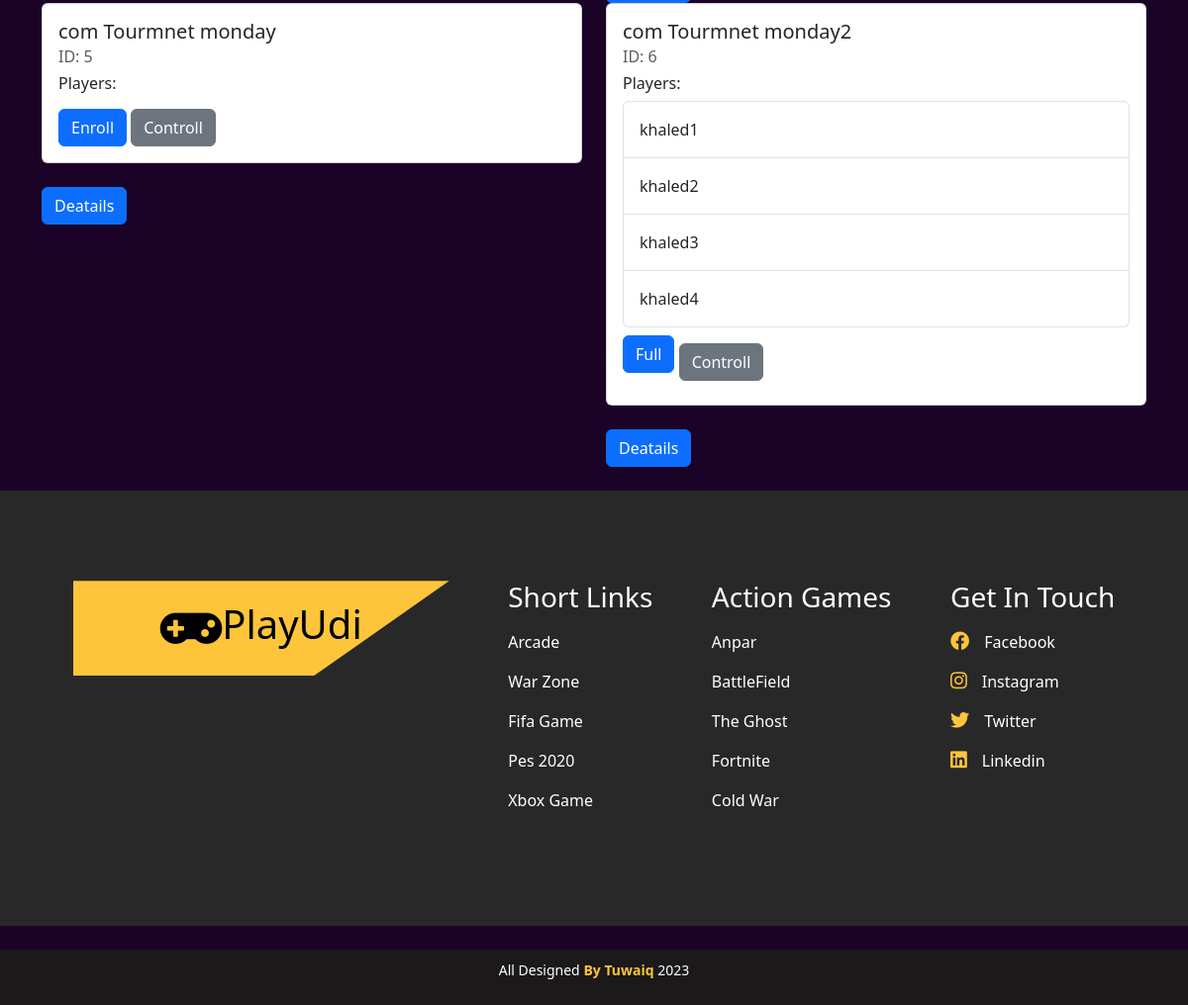
/tournaments/ (lower part), run on an earlier commit of the app's database.
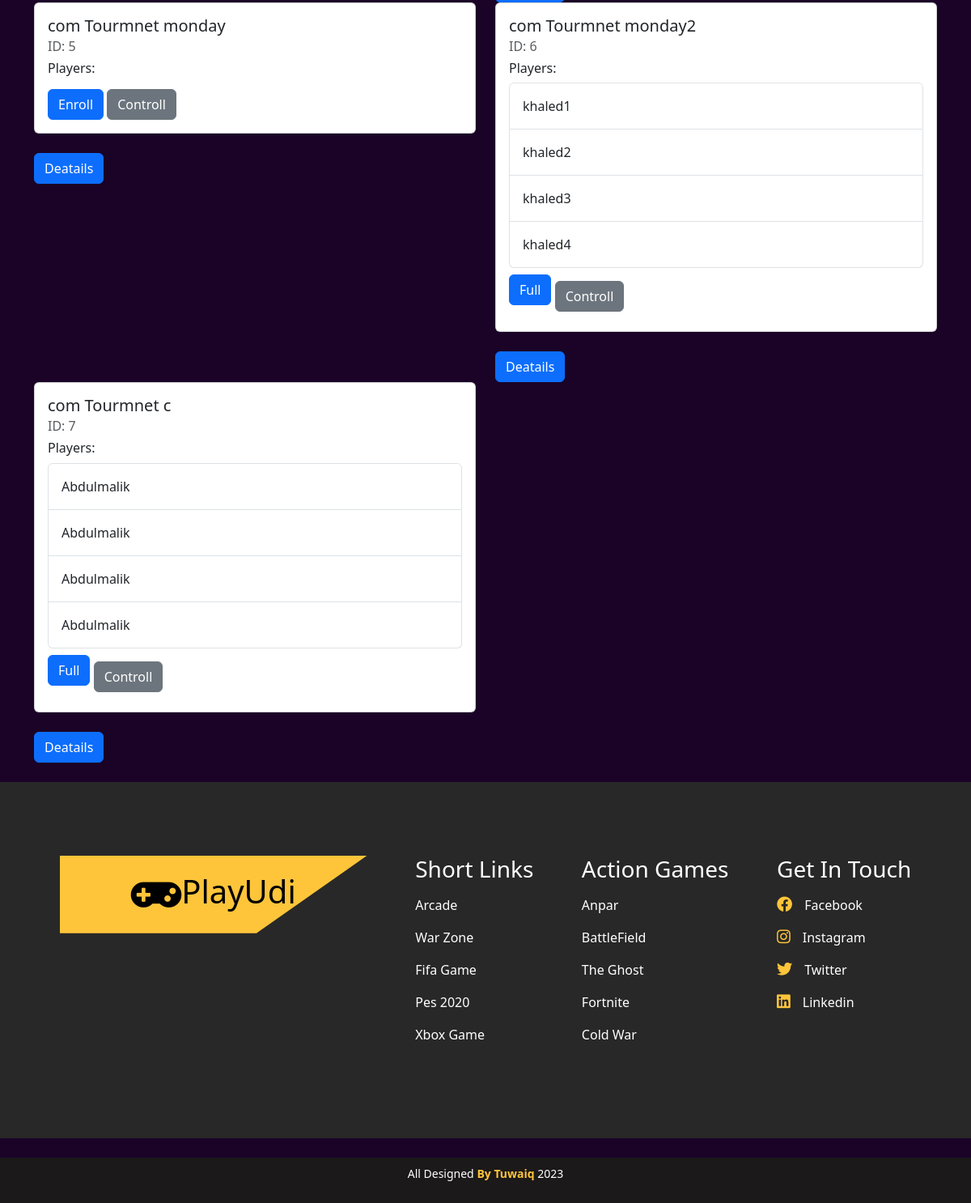
And on a later commit of the database.
### tournament/models.py (models this page shows, shortened)
class Tournament(models.Model):
    user_choices = ((4, "4"), (8, "8"),(16,'16'),(32,'32'))
    user_choices_games = ((1, "Chess"), (2, "Takken"),(3,'x&o'),(4,'Call Of Duty'),(5,'FIFA24'))
    user_choices_trophy = ((100, "Bronze"), (200, "Sliver"),(300,'Gold'))
    name = models.CharField(max_length=100)
    number_of_players = models.IntegerField(choices=user_choices, default=1)
    game = models.IntegerField(choices=user_choices_games, default=1)
    trophy_for_tournament = models.IntegerField(choices=user_choices_trophy, default=1000)
    owner = models.ForeignKey(Profile, on_delete=models.CASCADE, related_name='owned_tournaments')
    winner = models.ForeignKey(Profile, on_delete=models.CASCADE, related_name='won_tournament', null=True, blank=True, default=None)

class TournamentPlayers(models.Model):
    tournament=models.ForeignKey(Tournament,on_delete=models.CASCADE)
    player=models.ForeignKey(Profile,on_delete=models.CASCADE)

class Profile(models.Model):
    user_choices = (("1", "user"), ("2", "company"))
    user_ranks = (("nor", "Normal"),("pro", "Professional"), ('master', "Master"))
    user = models.OneToOneField(User, on_delete=models.CASCADE)
    bio=models.TextField(default="Player")
    birth_date = models.DateField(default="2000-10-10")
    avatar = models.ImageField(upload_to="images/", default="images/default.png")
    states = models.CharField(max_length=160,choices=user_choices, default="1")
    points = models.IntegerField(default=0)
    user_rank = models.CharField(max_length=160,choices=user_ranks, default="1")

### tournament/views.py (the view)
# urls.py: path("", views.tournament_view, name="tournament_view"),
def tournament_view(request: HttpRequest):
    tournaments=Tournament.objects.all()
    return render(request, 'tournament/tournaments_home.html',{'tournaments':tournaments})

### tournament/templates/tournament/tournaments_home.html (shortened to what this page needs)
{% extends 'main/base.html' %}
{% block content %}
<div class="container">
    <div class="row mt-4">
        {% for tournament in tournaments %}
        <div class="col-md-6">
            <div class="card mb-3">
                <div class="card-body">
                    <h5 class="card-title">{{ tournament.name }}</h5>
                    <h6 class="card-subtitle mb-2 text-muted">ID: {{ tournament.id }}</h6>
                    <h6>Players:</h6>
                    <ul class="list-group">
                        {% for player in tournament.tournamentplayers_set.all %}
                        <li class="list-group-item">{{ player.player.user.first_name }}</li>
                        {% endfor %}
                    </ul>
                    {% if tournament.number_of_players != 0 %}
                    <a href="{% url 'tournament:enroll_view' tournament.id %}" class="btn btn-primary mt-2">Enroll</a>
                    {% else %}
                    <p class="btn btn-primary mt-2">Full</p>
                    {% endif %}
                    <a href="{% url 'tournament:tournament_controll' tournament.id %}" class="btn btn-secondary mt-2">Controll</a>
                </div>
            </div>
            <a href="{% url 'tournament:show_tournament_details' tournament.id %}" class="btn btn-primary mt-2">Deatails</a>
        </div>
        {% endfor %}
    </div>
</div>
{% endblock %}

What changed in the data, as far as the page shows it:
added Tournament: name "com Tourmnet c", id "7", number_of_players "Full"
added TournamentPlayers: player.user.first_name "Abdulmalik", shown under "com Tourmnet c"
added TournamentPlayers: player.user.first_name "Abdulmalik", shown under "com Tourmnet c"
added TournamentPlayers: player.user.first_name "Abdulmalik", shown under "com Tourmnet c"
added TournamentPlayers: player.user.first_name "Abdulmalik", shown under "com Tourmnet c"
